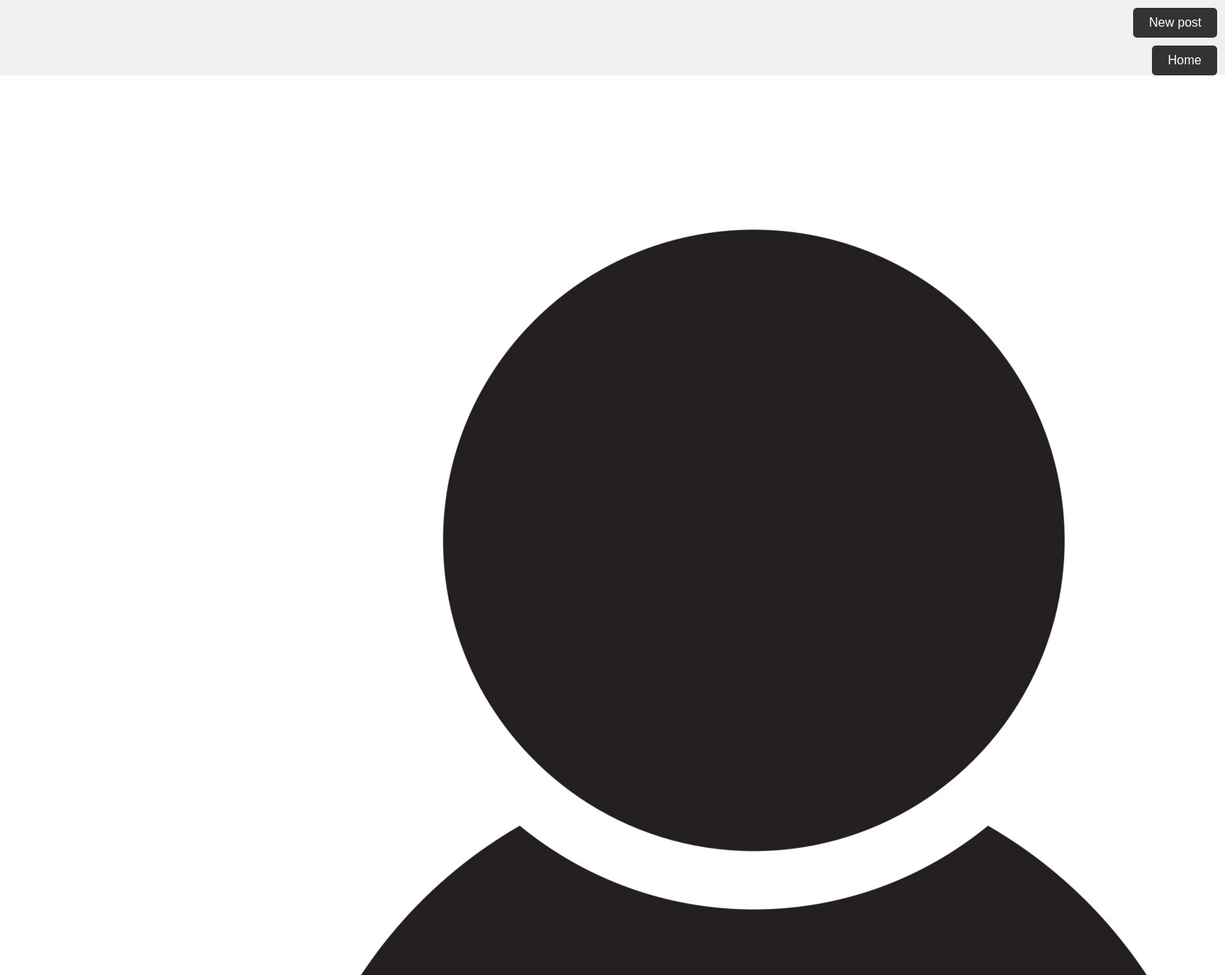
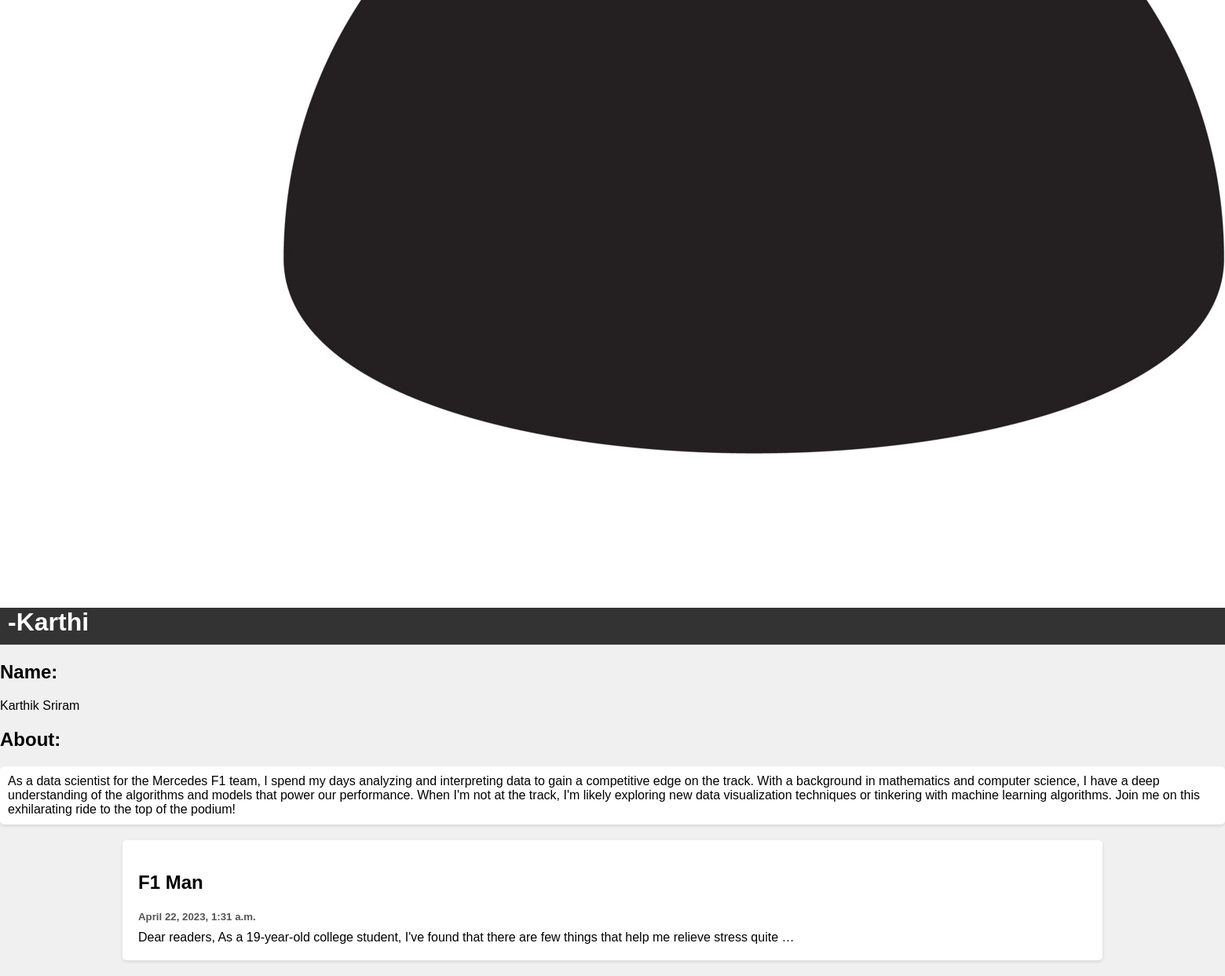
The page /profile/Karthi on the database its author committed (2 pictures, top to bottom).
### posts/models.py (models this page shows, shortened)
class Profile(models.Model):
    user = models.OneToOneField(User, on_delete=models.CASCADE)
    bio = models.TextField()

class Post(models.Model):
    title = models.CharField(max_length=100)
    content = models.CharField(max_length=10000)
    post_time = models.DateTimeField(default= datetime.now, blank = True)
    author = models.ForeignKey(User, on_delete=models.CASCADE, blank=True)

### posts/views.py (the view)
# urls.py: path('profile/<str:name>',views.profile,name='profile'),
def profile(request,name):
    posts = Post.objects.all()
    profile = User.objects.get(username=name)
    first_name = profile.first_name
    last_name = profile.last_name
    return render(request,'profile.html',{'posts': posts,'user': profile,'logged_in_user': request.user,'first':first_name,'last':last_name})

### templates/profile.html (shortened to what this page needs)
<head>
</head>
{% load static %}
{% if user.is_authenticated %}
<div class="new">
    <a href="{% url 'new' %}" style="text-decoration: none;">New post</a>
</div>
{% endif %}
{% if user.is_authenticated %}
<div class="new">
    <a href="{% url 'index' %}" style="text-decoration: none;">Home</a>
</div>
{% endif %}
{% if user.username == logged_in_user.username %}
<a href = "{% url 'edit' %}">
<img class="profile" src="{% static 'images/aaaaaaaa.jpg' %}"></a>
{% else %}
<img class="profile" src="{% static 'images/aaaaaaaa.jpg' %}">
{% endif %}
<div>
<h1 class="username">-{{user.username}}</h1>
<h2>Name: </h2><p> {{first}} {{last}}</p>
<h2>About:</h2>
<p class="Bio">{{user.profile.bio}}</p>
</div>
<div class="row">
    <div class="rightcolumn">
      {% for post in posts reversed %}
      {% if post.author.username == user.username %}
      <div class="card">
        <a href="/post/{{post.id}}" style="text-decoration: none; color: black" action = 'post'>
          <h2>{{post.title}}</h2>
          <h5>{{post.post_time}}</h5>
          <p>{{post.content|truncatewords:20}}</p>
        </a>
      </div>
      {% endif %}
      {% endfor %}
    </div>
  </div>

### templates/profile.html (style rules this page uses)
.username { text-align: left; background-color: #333; color: #fff; margin-top: -10px; padding: 10px; }
.bio { background-color: #fff; padding: 10px; border-radius: 5px; box-shadow: 0 2px 4px rgba(0, 0, 0, 0.1); }
.rightcolumn { float: none; margin: 0 auto; width: 80%; }
.card { background-color: #fff; margin: 20px 0; padding: 20px; border-radius: 5px; box-shadow: 0 2px 4px rgba(0, 0, 0, 0.1); }
.card a { text-decoration: none; color: #333; }
.card h2 { font-size: 24px; margin-bottom: 10px; }
.card h5 { color: #555; margin-bottom: 10px; }
.card p { margin: 0; }
.new { text-align: right; }
.new a { display: inline-block; padding: 10px 20px; background-color: #333; color: #fff; text-decoration: none; border-radius: 5px; transition: background-color 0.3s, color 0.3s; margin-right: 10px; margin-top: 10px; }

### rows shown on the page
Post: title "F1 Man", post_time "April 22, 2023, 1:31 a.m.", content "Dear readers, As a 19-year-old college student, I've found that there are few things that help me relieve stress quite …"

### other values the page prints
{{ user.username }} "Karthi"
{{ first }} "Karthik"
{{ last }} "Sriram"
